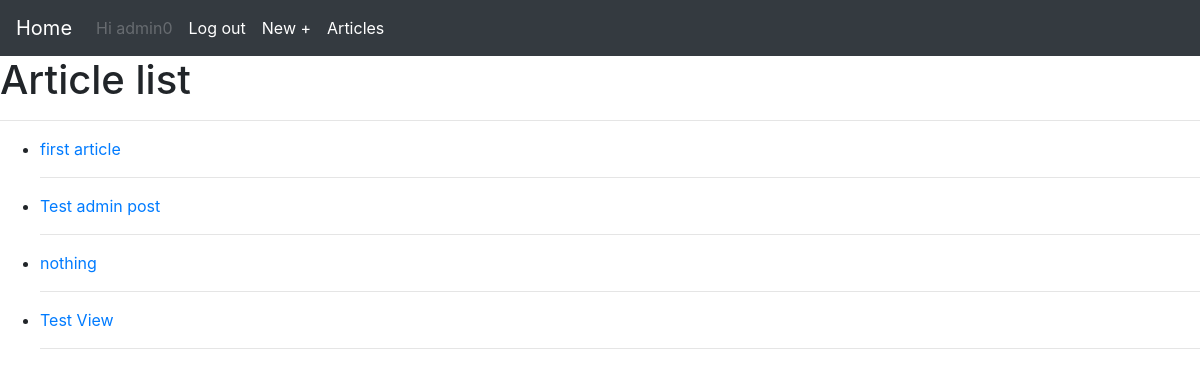
The page /articles/ (signed in) on the database as committed earlier.
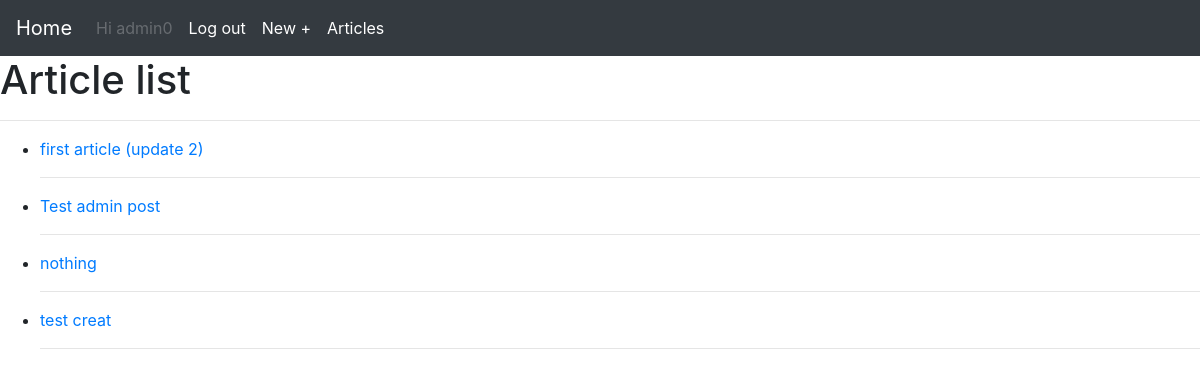
The same page on the database as committed later.
### articles/models.py (models this page shows)
class Article(models.Model):
    title = models.CharField(max_length=200)
    body = models.TextField()
    date = models.DateTimeField(auto_now_add=True)
    author = models.CharField(max_length=50)
    another = models.ForeignKey(get_user_model(), on_delete=models.CASCADE, null=True)
    def __str__(self):
        return self.title
    def get_absolute_url(self):
        return reverse("article_detail", args=[str(self.id)])

### articles/views.py (the view, shortened to what this page needs)
# urls.py: path('',views.article_list,name='article_list'),
def article_list(request):
    articles = Article.objects.all()
    context = {
    'articles': articles ,
    }
    return render(request,"articles/article_list.html",context)

### templates/articles/article_list.html (shortened to what this page needs)
{% extends "base.html" %}
{% block content %}
    <h1>Article list</h1>
    <hr>
    <ul>
        {% for article in articles %}
        <li>
            <a href="{{ article.get_absolute_url }}">{{ article }}</a>
            <br>
            <hr>
        </li>
        {% endfor %}
    </ul>
{% endblock content %}

Rows that differ between the two databases and show on the page:
removed Article: title "Test View"
changed Article: title "first article" → "first article (update 2)"
added Article: title "test creat"
